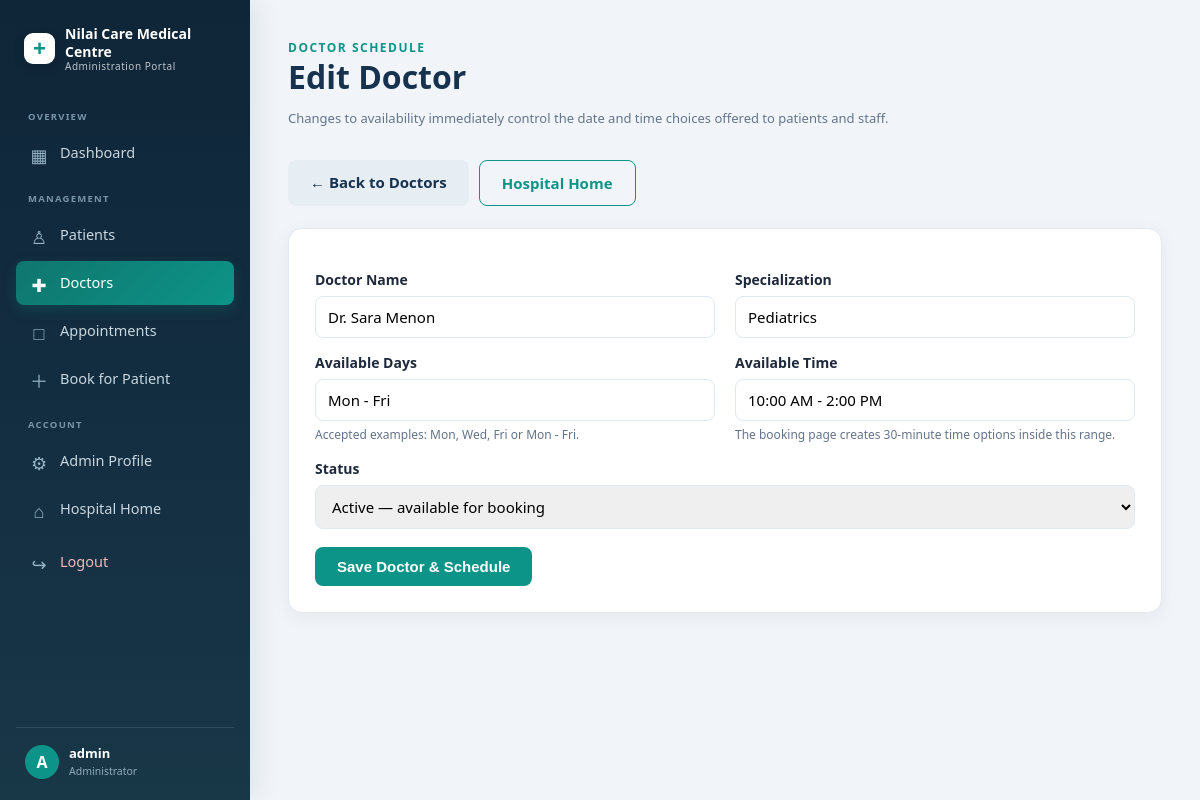
The app's page /admin/edit_doctor.php?id=3 (signed in) with its own data.
### tables this page shows
CREATE TABLE doctors (
    id INT AUTO_INCREMENT PRIMARY KEY,
    name VARCHAR(100) NOT NULL,
    specialization VARCHAR(100) NOT NULL,
    available_day VARCHAR(50) NOT NULL,
    available_time VARCHAR(50) NOT NULL,
    status ENUM('active','inactive') DEFAULT 'active',
    created_at TIMESTAMP DEFAULT CURRENT_TIMESTAMP
);

### admin/edit_doctor.php (the view, shortened to what this page needs)
<?php
require '../config.php';
$doctorId = (int)($_GET['id'] ?? $_POST['doctor_id'] ?? 0);
$stmt = $conn->prepare("SELECT id, name, specialization, available_day, available_time, status FROM doctors WHERE id = ?");
$stmt->bind_param('i', $doctorId);
$stmt->execute();
$doctor = $stmt->get_result()->fetch_assoc();
include 'includes/header.php';
?>
<div class="page-header">
    <div>
        <span class="eyebrow">Doctor schedule</span>
        <h1>Edit Doctor</h1>
        <p class="muted">Changes to availability immediately control the date and time choices offered to patients and staff.</p>
    </div>
    <div class="header-actions">
        <a href="doctors.php" class="btn btn-secondary">← Back to Doctors</a>
        <a href="../index.php" class="btn btn-outline">Hospital Home</a>
    </div>
</div>
<div class="panel form-panel">
    <form method="POST" class="form-grid">
        <div>
            <label for="name">Doctor Name</label>
            <input id="name" type="text" name="name" value="<?php echo htmlspecialchars($doctor['name']); ?>" required>
        </div>
        <div>
            <label for="specialization">Specialization</label>
            <input id="specialization" type="text" name="specialization" value="<?php echo htmlspecialchars($doctor['specialization']); ?>" required>
        </div>
        <div>
            <label for="available_day">Available Days</label>
            <input id="available_day" type="text" name="available_day" value="<?php echo htmlspecialchars($doctor['available_day']); ?>" placeholder="e.g. Mon, Wed, Fri" required>
            <small class="field-help">Accepted examples: Mon, Wed, Fri or Mon - Fri.</small>
        </div>
        <div>
            <label for="available_time">Available Time</label>
            <input id="available_time" type="text" name="available_time" value="<?php echo htmlspecialchars($doctor['available_time']); ?>" placeholder="e.g. 9:00 AM - 12:00 PM" required>
            <small class="field-help">The booking page creates 30-minute time options inside this range.</small>
        </div>
        <div class="full">
            <label for="status">Status</label>
            <select id="status" name="status" required>
                <option value="active" <?php echo $doctor['status'] === 'active' ? 'selected' : ''; ?>>Active — available for booking</option>
            </select>
        </div>
        <div class="full"><button type="submit">Save Doctor &amp; Schedule</button></div>
    </form>
</div>
<?php include 'includes/footer.php'; ?>

### assets/style.css (style rules this page uses)
* { box-sizing: border-box; }
:root { --primary: #0d9488; --primary-dark: #0f766e; --primary-light: #14b8a6; --accent: #2563eb; --navy: #16324f; --bg: #f1f5f9; --card-bg: #ffffff; --text: #1e293b; --muted: #64748b; --border: #e2e8f0; --danger: #dc2626; --success: #16a34a; --warning: #d97706; }
body { font-family: 'Segoe UI', system-ui, Arial, sans-serif; background: var(--bg); margin: 0; color: var(--text); line-height: 1.5; }
h1, h2, h3 { color: var(--navy); margin-top: 0; line-height: 1.2; }
a { color: var(--accent); }
label { display: block; margin-top: 14px; font-weight: 600; font-size: 14px; }
input, select, textarea { width: 100%; padding: 10px 12px; margin-top: 6px; border: 1.5px solid var(--border); border-radius: 8px; font-size: 15px; font-family: inherit; transition: border-color 0.15s; }
button, .btn { display: inline-block; margin-top: 18px; background: var(--primary); color: white; padding: 11px 22px; border: none; border-radius: 8px; cursor: pointer; font-size: 15px; font-weight: 600; text-decoration: none; transition: background 0.15s, transform 0.1s; }
.btn-outline { background: transparent; color: var(--primary); border: 1.5px solid var(--primary); }
.btn-secondary { background: #e7eef3; color: var(--navy); }
.muted { color: var(--muted); font-size: 13px; }
.eyebrow { color: var(--primary); text-transform: uppercase; font-size: 12px; font-weight: 800; letter-spacing: 1.5px; }
.page-header { display: flex; justify-content: space-between; align-items: center; gap: 18px; flex-wrap: wrap; margin-bottom: 22px; }
.page-header h1 { margin-bottom: 4px; }
.page-header .btn { margin-top: 0; }
.form-panel { border: 1px solid var(--border); background: #fbfdfe; border-radius: 14px; padding: 24px; }
.form-grid { display: grid; grid-template-columns: repeat(2, minmax(0, 1fr)); gap: 0 20px; }
.form-grid .full { grid-column: 1 / -1; }
.field-help { display: block; color: var(--muted); font-size: 12px; margin-top: 5px; }
.header-actions { display: flex; flex-wrap: wrap; gap: 10px; }
.header-actions .btn { margin-top: 0; }
.admin-page { background: #f1f5f9; }
.admin-content .panel { background: var(--card-bg); padding: 26px; border: 1px solid #e3eaee; border-radius: 14px; box-shadow: 0 5px 20px rgba(15,23,42,0.055); margin-top: 20px; }

### records on screen
doctors: name "Dr. Sara Menon", specialization "Pediatrics", available_day "Mon - Fri", available_time "10:00 AM - 2:00 PM", status "Active — available for booking"

### other values on screen
$hospitalName "Nilai Care Medical Centre"
substr($_SESSION['admin_name'] ?? 'A', 0, 1) "A"
$_SESSION['admin_name'] "admin"
